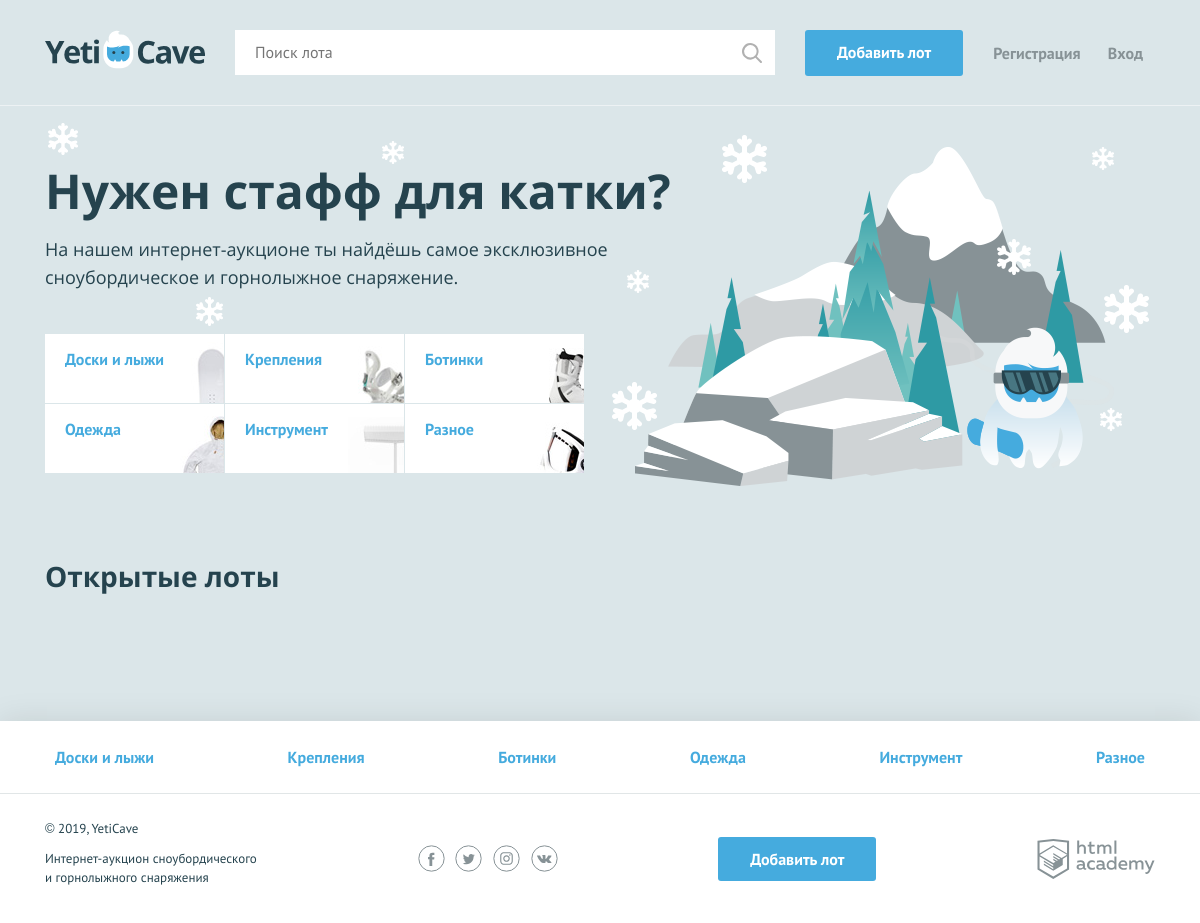
The page / on the database its author committed.
### tables this page shows
CREATE TABLE category
(
  id int NOT NULL AUTO_INCREMENT,
  name varchar(50) NOT NULL,
  symbol_code varchar(50) NOT NULL,
  PRIMARY KEY (id)
);

### helpers.php (called while the page is built, shortened)
<?php
function include_template($name, array $data = []) {
    $name = 'templates/' . $name;
    extract($data);
    require $name;
    $result = ob_get_clean();
    return $result;
}

### functions.php (called while the page is built, shortened)
<?php
function returnArrayFromDB($link, $sql, $fetch_type = MYSQLI_NUM)
{
    $stmt = mysqli_prepare($link, $sql);
    mysqli_stmt_execute($stmt);
    $rows = mysqli_stmt_get_result($stmt);
    if($rows) {
        $array = mysqli_fetch_all($rows, $fetch_type);
        return $array;
    }
    else {
        showError(mysqli_error($link));
    }
}

### templates/index.php (the view, shortened to what this page needs)
<section class="promo">
    <h2 class="promo__title">Нужен стафф для катки?</h2>
    <p class="promo__text">На нашем интернет-аукционе ты найдёшь самое эксклюзивное сноубордическое и горнолыжное снаряжение.</p>
    <ul class="promo__list">
        <?php
        foreach ($categories as $category):
            ?>
            <li class="promo__item promo__item--<?= $category[2] ?>">
                <a class="promo__link" href="pages/all-lots.html"><?= $category[1] ?></a>
            </li>
        <?php
        endforeach;
        ?>
    </ul>
</section>
<section class="lots">
    <div class="lots__header">
        <h2>Открытые лоты</h2>
    </div>
</section>

### templates/layout.php (shortened to what this page needs)
<!DOCTYPE html>
<html lang="ru">
<head>
    <link href="../css/normalize.min.css" rel="stylesheet">
    <link href="../css/style.css" rel="stylesheet">
    <link href="../css/flatpickr.min.css" rel="stylesheet">
</head>
<body>
<div class="page-wrapper">
    <header class="main-header">
        <div class="main-header__container container">
            <a class="main-header__logo">
                <img src="../img/logo.svg" width="160" height="39" alt="Логотип компании YetiCave">
            </a>
            <form class="main-header__search" method="get" action="search.php" autocomplete="off">
                <input type="search" name="search" placeholder="Поиск лота">
                <input class="main-header__search-btn" type="submit" name="find" value="Найти">
            </form>
            <a class="main-header__add-lot button" href="add.php">Добавить лот</a>
            <nav class="user-menu">
                <?php
                if ($is_auth === true):
                    ?>
                    <div class="user-menu__logged">
                        <p><?= htmlspecialchars($user_name) ?></p>
                        <a class="user-menu__bets" href="my_bets.php">Мои ставки</a>
                        <a class="user-menu__logout" href="logout.php">Выход</a>
                    </div>
                <?php
                else:
                    ?>
                    <ul class="user-menu__list">
                        <li class="user-menu__item">
                            <a href="registration.php">Регистрация</a>
                        </li>
                        <li class="user-menu__item">
                            <a href="login.php">Вход</a>
                        </li>
                    </ul>
                <?php
                endif;
                ?>
            </nav>
        </div>
    </header>
    <main class="<?= $container ?>">
        <?= $content ?>
    </main>
</div>
<footer class="main-footer">
    <nav class="nav">
        <ul class="nav__list container">
            <?php
            foreach ($categories as $category):
                ?>
                <li class="nav__item">
                    <a href="pages/all-lots.html"><?= $category[1] ?></a>
                </li>
            <?php
            endforeach;
            ?>
        </ul>
    </nav>
    <div class="main-footer__bottom container">
        <div class="main-footer__copyright">
            <p>© 2019, YetiCave</p>
            <p>Интернет-аукцион сноубордического и горнолыжного снаряжения</p>
        </div>
        <div class="main-footer__social social">
            <a class="social__link social__link--facebook" href="#">
            </a>
            <a class="social__link social__link--twitter" href="#">
            </a>
            <a class="social__link social__link--instagram" href="#">
            </a>
            <a class="social__link social__link--vkontakte" href="#">
            </a>
        </div>
        <a class="main-footer__add-lot button" href="add-lot.html">Добавить лот</a>
        <div class="main-footer__developed-by">
            <a class="logo-academy" href="https://htmlacademy.ru/intensive/php">
            </a>
        </div>
    </div>
</footer>
</body>
</html>

### rows shown on the page
category: name "Доски и лыжи"
category: name "Крепления"
category: name "Ботинки"
category: name "Одежда"
category: name "Инструмент"
category: name "Разное"
